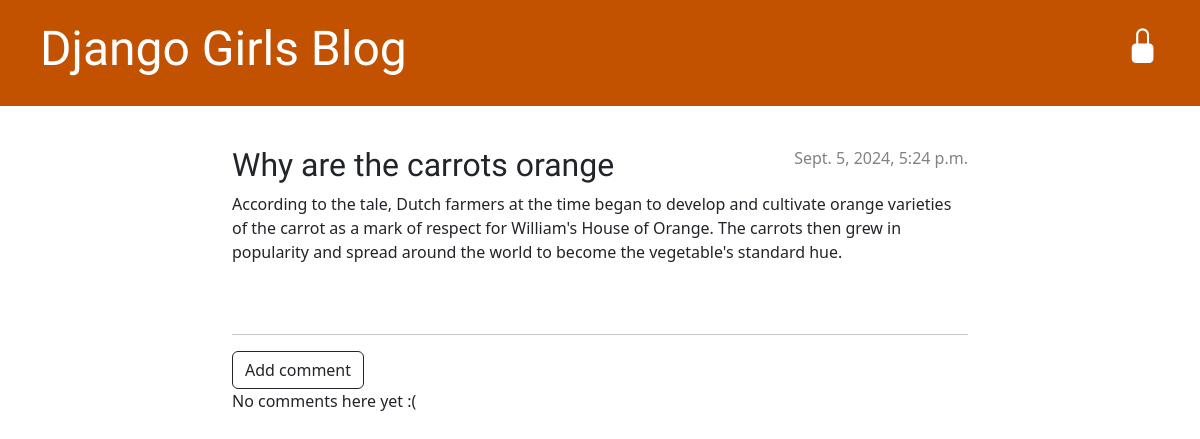
/post/1/, run on an earlier commit of the app's database.
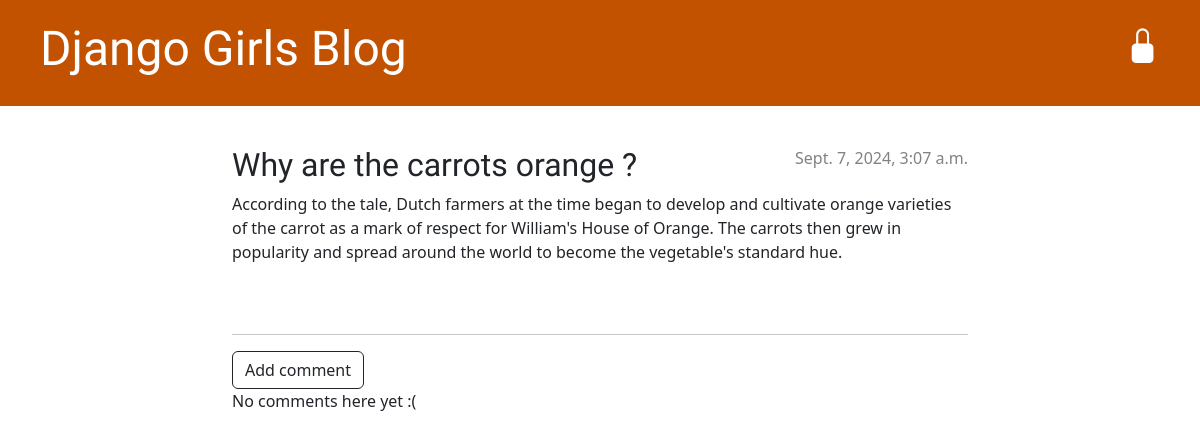
And on a later commit of the database.
### blog/models.py (models this page shows, shortened)
class Post(models.Model):
    author = models.ForeignKey(settings.AUTH_USER_MODEL, on_delete=models.CASCADE)
    title = models.CharField(max_length=200)
    text = models.TextField()
    created_date = models.DateTimeField(default=timezone.now)
    published_date = models.DateTimeField(blank=True, null=True)

### blog/views.py (the view)
# urls.py: path('post/<int:pk>/', views.post_detail, name='post_detail'),
def post_detail(request, pk):
    post = get_object_or_404(Post, pk=pk)
    return render(request, 'blog/post_detail.html', {'post': post})

### blog/templates/blog/post_detail.html (shortened to what this page needs)
{% extends 'blog/base.html' %}
{% block content %}
    <article class="post">
    {% if post.published_date %}
        <div class="date">
            {{ post.published_date }}
        </div>
    {% else %}
        <form method="POST" action="{% url 'post_publish' pk=post.pk %}"class="post-form">{% csrf_token %}
            <button type="submit" class="post btn btn-info" name="publish">Publish</button>
        </form>
    {% endif %}
        <h2>{{ post.title }}</h2>
        <p>{{ post.text|linebreaksbr }}</p>
    </article>
    <hr>
    <a type="button" class="btn btn-outline-dark" href="{% url 'add_comment_to_post' pk=post.pk %}">Add comment</a>
    {% for comment in post.comments.all %}
    {% if user.is_authenticated or comment.approved_comment %}
    <div class="comment">
        <div class="date">
            {{ comment.created_date }}
            {% if not comment.approved_comment %}
                <a class="btn btn-outline-dark" href="{% url 'comment_remove' pk=comment.pk %}">
                    <i class="bi bi-x-square"></i>
                </a>
                <a class="btn btn-outline-dark" href="{% url 'comment_approve' pk=comment.pk %}">
                    <i class="bi bi-check-square"></i>
                </a>
            {% endif %}
        </div>
        <strong>{{ comment.author }}</strong>
        <p>{{ comment.text|linebreaks }}</p>
    </div>
    {% endif %}
    {% empty %}
        <p>No comments here yet :(</p>
    {% endfor %}
{% endblock %}

### blog/templates/blog/base.html (shortened to what this page needs)
{% load static %}
<!DOCTYPE html>
<html>
    <head>
        <link href="https://cdn.jsdelivr.net/npm/bootstrap@5.3.3/dist/css/bootstrap.min.css" rel="stylesheet">
        <link rel="stylesheet" href="https://cdn.jsdelivr.net/npm/bootstrap-icons@1.11.3/font/bootstrap-icons.min.css">
        <link rel="stylesheet" href="{% static 'css/blog.css' %}">
    </head>
    <body>
        <div class="page-header">
            {% if user.is_authenticated %}
                <a href="{% url 'post_new' %}" class="top-menu"><i class="bi bi-file-earmark-plus-fill"></i></a>
                <a href="{% url 'post_draft_list' %}" class="top-menu"><i class="bi bi-pencil-fill"></i></a>
                <p class="top-menu">Hello {{ user.username }} <small>(<a href="{% url 'logout' %}">Log out</a>)</small></p>
            {% else %}
                <a href="{% url 'login' %}" class="top-menu"><i class="bi bi-lock-fill"></i></a>
            {% endif %}
            <h1><a href="/">Django Girls Blog</a></h1>
        </div>
        <div class="content container">
            <div class="row">
                <div class="col-md-8">
                {% block content %}
                {% endblock %}
                </div>
            </div>
        </div>
    </body>
</html>

### blog/static/css/blog.css (style rules this page uses)
.page-header { background-color: #C25100; margin-top: 0; margin-bottom: 40px; padding: 20px 20px 20px 40px; }
.page-header h1, .page-header h1 a, .page-header h1 a:visited, .page-header h1 a:active { color: #ffffff; font-size: 36pt; text-decoration: none; }
h1, h2, h3, h4 { font-family: 'Lobster', cursive; }
.date { color: #828282; }
.top-menu, .top-menu:hover, .top-menu:visited { color: #ffffff; float: right; font-size: 26pt; margin-right: 20px; }
.post { margin-bottom: 70px; }
.post > .date, .post > .actions { float: right; }
.row { justify-content: center; }

What changed in the data, as far as the page shows it:
changed Post: published_date "Sept. 5, 2024, 5:24 p.m." → "Sept. 7, 2024, 3:07 a.m."; title "Why are the carrots orange" → "Why are the carrots orange ?"
